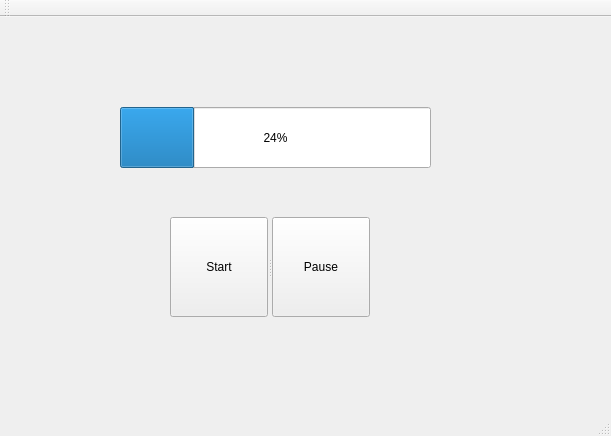
<?xml version="1.0" encoding="UTF-8"?>
<ui version="4.0">
 <class>MainWindow</class>
 <widget class="QMainWindow" name="MainWindow">
  <property name="geometry">
   <rect>
    <x>0</x>
    <y>0</y>
    <width>611</width>
    <height>436</height>
   </rect>
  </property>
  <property name="windowTitle">
   <string>MainWindow</string>
  </property>
  <widget class="QWidget" name="centralWidget">
   <widget class="QProgressBar" name="progressBar">
    <property name="geometry">
     <rect>
      <x>120</x>
      <y>90</y>
      <width>311</width>
      <height>61</height>
     </rect>
    </property>
    <property name="value">
     <number>24</number>
    </property>
   </widget>
   <widget class="QSplitter" name="splitter">
    <property name="geometry">
     <rect>
      <x>170</x>
      <y>200</y>
      <width>200</width>
      <height>100</height>
     </rect>
    </property>
    <property name="orientation">
     <enum>Qt::Horizontal</enum>
    </property>
    <widget class="QPushButton" name="Start">
     <property name="text">
      <string>Start</string>
     </property>
    </widget>
    <widget class="QPushButton" name="Pause">
     <property name="text">
      <string>Pause</string>
     </property>
    </widget>
   </widget>
   <zorder>progressBar</zorder>
   <zorder>Start</zorder>
   <zorder>Pause</zorder>
   <zorder>Pause</zorder>
   <zorder>Pause</zorder>
  </widget>
  <widget class="QMenuBar" name="menuBar">
   <property name="geometry">
    <rect>
     <x>0</x>
     <y>0</y>
     <width>611</width>
     <height>22</height>
    </rect>
   </property>
  </widget>
  <widget class="QToolBar" name="mainToolBar">
   <attribute name="toolBarArea">
    <enum>TopToolBarArea</enum>
   </attribute>
   <attribute name="toolBarBreak">
    <bool>false</bool>
   </attribute>
  </widget>
  <widget class="QStatusBar" name="statusBar"/>
 </widget>
 <layoutdefault spacing="6" margin="11"/>
 <resources/>
 <connections/>
</ui>
